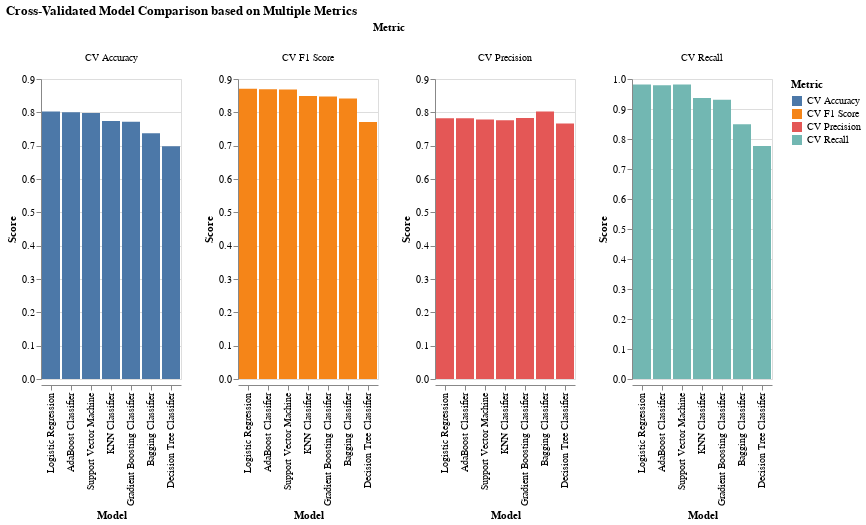

The notebook cell this image was saved under:
### Markdown cell above
Cross-validation checks that the model performs consistently across different parts of the data, helping to prevent overfitting. This process gives a more accurate idea of how the model will work on new, unseen data.

### Code cell
# Convert cross-validation results to DataFrame
cv_model_performance_df = pd.DataFrame(cv_model_performance).T
cv_model_performance_df.reset_index(inplace=True)
cv_model_performance_df.rename(columns={'index': 'Model'}, inplace=True)

# Melt the DataFrame to long format for easier plotting
cv_model_performance_melted = cv_model_performance_df.melt(id_vars='Model', var_name='Metric', value_name='Score')

# Plotting cross-validated model performance
cv_performance_chart = alt.Chart(cv_model_performance_melted).mark_bar().encode(
    x=alt.X('Model:N', sort='-y'),
    y='Score:Q',
    color='Metric:N',
    column='Metric:N'
).properties(
    title='Cross-Validated Model Comparison based on Multiple Metrics'
).resolve_scale(
    y='independent'
)

cv_performance_chart.display()

### Figure 1 — Vega-Lite specification as saved in the notebook (floating-point values rounded to 4 significant figures)
{"config": {"view": {"continuousWidth": 300, "continuousHeight": 300}}, "data": {"name": "data-819585937e92f6262b08ae426e29c1d3"}, "mark": {"type": "bar"}, "encoding": {"color": {"field": "Metric", "type": "nominal"}, "column": {"field": "Metric", "type": "nominal"}, "x": {"field": "Model", "sort": "-y", "type": "nominal"}, "y": {"field": "Score", "type": "quantitative"}}, "resolve": {"scale": {"y": "independent"}}, "title": "Cross-Validated Model Comparison based on Multiple Metrics", "$schema": "https://vega.github.io/schema/vega-lite/v5.8.0.json", "datasets": {"data-819585937e92f6262b08ae426e29c1d3": [{"Model": "Logistic Regression", "Metric": "CV Accuracy", "Score": 0.8024}, {"Model": "KNN Classifier", "Metric": "CV Accuracy", "Score": 0.7739}, {"Model": "Support Vector Machine", "Metric": "CV Accuracy", "Score": 0.7983}, {"Model": "Decision Tree Classifier", "Metric": "CV Accuracy", "Score": 0.6985}, {"Model": "Bagging Classifier", "Metric": "CV Accuracy", "Score": 0.7373}, {"Model": "Gradient Boosting Classifier", "Metric": "CV Accuracy", "Score": 0.772}, {"Model": "AdaBoost Classifier", "Metric": "CV Accuracy", "Score": 0.8004}, {"Model": "Logistic Regression", "Metric": "CV Precision", "Score": 0.7825}, {"Model": "KNN Classifier", "Metric": "CV Precision", "Score": 0.7765}, {"Model": "Support Vector Machine", "Metric": "CV Precision", "Score": 0.7787}, {"Model": "Decision Tree Classifier", "Metric": "CV Precision", "Score": 0.7666}, {"Model": "Bagging Classifier", "Metric": "CV Precision", "Score": 0.8027}, {"Model": "Gradient Boosting Classifier", "Metric": "CV Precision", "Score": 0.7826}, {"Model": "AdaBoost Classifier", "Metric": "CV Precision", "Score": 0.7821}, {"Model": "Logistic Regression", "Metric": "CV Recall", "Score": 0.9819}, {"Model": "KNN Classifier", "Metric": "CV Recall", "Score": 0.9368}, {"Model": "Support Vector Machine", "Metric": "CV Recall", "Score": 0.982}, {"Model": "Decision Tree Classifier", "Metric": "CV Recall", "Score": 0.7771}, {"Model": "Bagging Classifier", "Metric": "CV Recall", "Score": 0.8493}, {"Model": "Gradient Boosting Classifier", "Metric": "CV Recall", "Score": 0.9308}, {"Model": "AdaBoost Classifier", "Metric": "CV Recall", "Score": 0.9789}, {"Model": "Logistic Regression", "Metric": "CV F1 Score", "Score": 0.8707}, {"Model": "KNN Classifier", "Metric": "CV F1 Score", "Score": 0.8488}, {"Model": "Support Vector Machine", "Metric": "CV F1 Score", "Score": 0.8684}, {"Model": "Decision Tree Classifier", "Metric": "CV F1 Score", "Score": 0.7709}, {"Model": "Bagging Classifier", "Metric": "CV F1 Score", "Score": 0.8414}, {"Model": "Gradient Boosting Classifier", "Metric": "CV F1 Score", "Score": 0.8471}, {"Model": "AdaBoost Classifier", "Metric": "CV F1 Score", "Score": 0.8693}]}}
